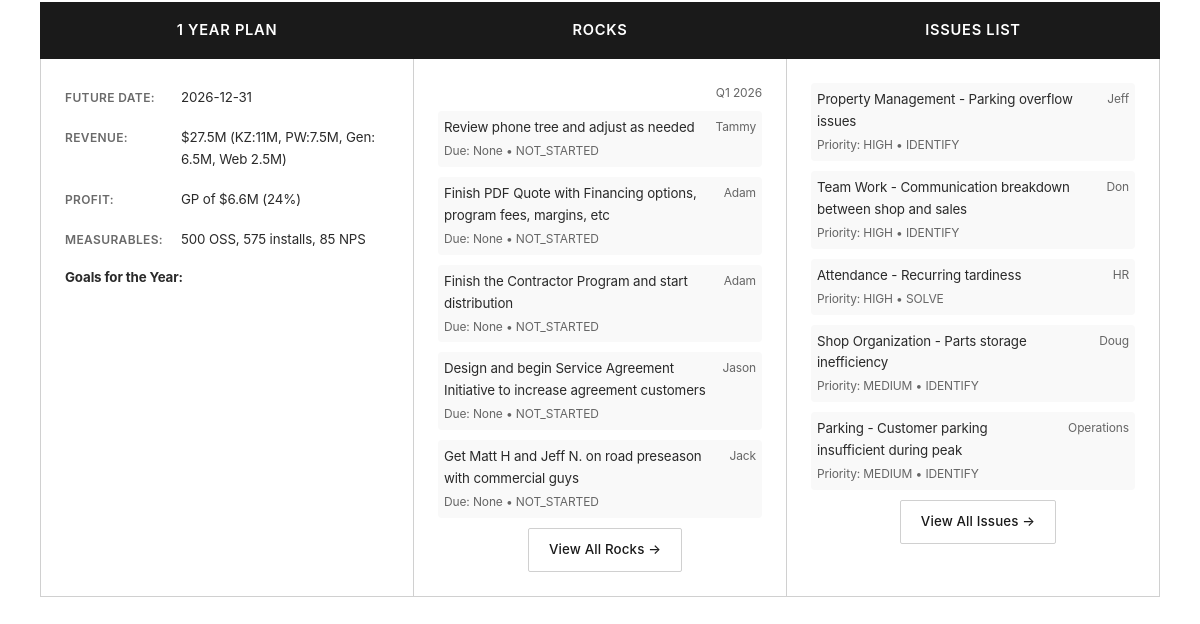
Page /vto (lower part) on the earlier database version.
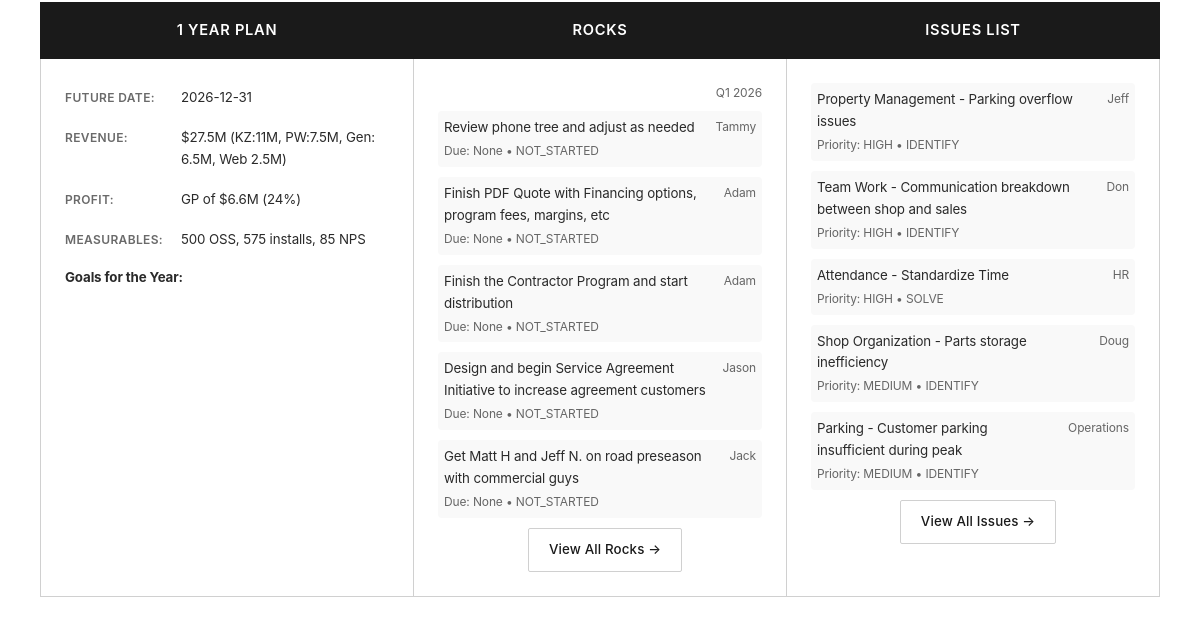
Same page on the later database version.
### tables this page shows
CREATE TABLE vto_one_year_plan (
    id INTEGER PRIMARY KEY AUTOINCREMENT,
    future_date DATE,
    revenue TEXT,
    profit TEXT,
    measurables TEXT,
    goals TEXT,
    created_at TIMESTAMP DEFAULT CURRENT_TIMESTAMP,
    updated_at TIMESTAMP DEFAULT CURRENT_TIMESTAMP,
    updated_by TEXT
);

CREATE TABLE rocks (
            id INTEGER PRIMARY KEY AUTOINCREMENT,
            description TEXT NOT NULL,
            owner TEXT NOT NULL,
            status TEXT DEFAULT 'NOT STARTED',
            due_date TEXT,
            progress INTEGER DEFAULT 0,
            quarter TEXT,
            created_at TIMESTAMP DEFAULT CURRENT_TIMESTAMP,
            updated_at TIMESTAMP DEFAULT CURRENT_TIMESTAMP,
            updated_by TEXT,
            is_active BOOLEAN DEFAULT 1
        , organization_id INTEGER, division_id INTEGER, year INTEGER, owner_user_id INTEGER, priority INTEGER DEFAULT 1, created_by INTEGER);

CREATE TABLE issues (
            id INTEGER PRIMARY KEY AUTOINCREMENT,
            issue TEXT NOT NULL,
            priority TEXT DEFAULT 'MEDIUM',
            owner TEXT NOT NULL,
            date_added TEXT,
            status TEXT DEFAULT 'IDENTIFIED',
            ids_stage TEXT DEFAULT 'IDENTIFY',
            discussion_notes TEXT,
            solution TEXT,
            resolved_at TIMESTAMP,
            created_at TIMESTAMP DEFAULT CURRENT_TIMESTAMP,
            updated_at TIMESTAMP DEFAULT CURRENT_TIMESTAMP,
            is_active BOOLEAN DEFAULT 1
        , organization_id INTEGER, division_id INTEGER, category TEXT DEFAULT 'ADMINISTRATIVE', owner_name TEXT, owner_user_id INTEGER, resolved_by INTEGER, created_by INTEGER, updated_by INTEGER, added_from_l10_id INTEGER);

### app.py (the view)
@app.route('/vto')
def vto_page():
    try:
        conn = sqlite3.connect(DATABASE_PATH)
        cursor = conn.cursor()
        cursor.execute('SELECT id, value_text, sort_order FROM vto_core_values ORDER BY sort_order')
        core_values = [{'id': row[0], 'value_text': row[1]} for row in cursor.fetchall()]
        cursor.execute('SELECT id, passion, niche, cash_flow_driver FROM vto_core_focus LIMIT 1')
        core_focus_row = cursor.fetchone()
        core_focus = {'id': core_focus_row[0], 'passion': core_focus_row[1], 'niche': core_focus_row[2], 'cash_flow_driver': core_focus_row[3]} if core_focus_row else {}
        cursor.execute('SELECT id, target_text, target_date FROM vto_core_target LIMIT 1')
        core_target_row = cursor.fetchone()
        core_target = {'id': core_target_row[0], 'target_text': core_target_row[1], 'target_date': core_target_row[2]} if core_target_row else {}
        cursor.execute('SELECT id, uniques, guarantee, proven_process, target_market FROM vto_marketing_strategy LIMIT 1')
        marketing_row = cursor.fetchone()
        marketing = {'id': marketing_row[0], 'uniques': marketing_row[1], 'guarantee': marketing_row[2], 'proven_process': marketing_row[3], 'target_market': marketing_row[4]} if marketing_row else {}
        cursor.execute('SELECT id, future_date, revenue, profit, measurables, what_does_it_look_like FROM vto_three_year_picture LIMIT 1')
        three_year_row = cursor.fetchone()
        three_year = {'id': three_year_row[0], 'future_date': three_year_row[1], 'revenue': three_year_row[2], 'profit': three_year_row[3], 'measurables': three_year_row[4], 'what_does_it_look_like': three_year_row[5]} if three_year_row else {}
        cursor.execute('SELECT id, future_date, revenue, profit, measurables, goals FROM vto_one_year_plan LIMIT 1')
        one_year_row = cursor.fetchone()
        one_year = {'id': one_year_row[0], 'future_date': one_year_row[1], 'revenue': one_year_row[2], 'profit': one_year_row[3], 'measurables': one_year_row[4], 'goals': one_year_row[5]} if one_year_row else {}
        cursor.execute('SELECT id, description, owner, status, due_date FROM rocks WHERE is_active = 1 ORDER BY due_date LIMIT 5')
        rocks = [{'id': row[0], 'description': row[1], 'owner': row[2], 'status': row[3], 'due_date': row[4]} for row in cursor.fetchall()]
        cursor.execute('SELECT id, issue, priority, owner, ids_stage FROM issues WHERE is_active = 1 ORDER BY CASE priority WHEN "HIGH" THEN 1 WHEN "MEDIUM" THEN 2 ELSE 3 END LIMIT 5')
        issues = [{'id': row[0], 'issue': row[1], 'priority': row[2], 'owner': row[3], 'ids_stage': row[4]} for row in cursor.fetchall()]
        conn.close()
        return render_template('vto.html',
            core_values=core_values,
            core_focus=core_focus,
            core_target=core_target,
            marketing=marketing,
            three_year=three_year,
            one_year=one_year,
            rocks=rocks,
            issues=issues
        )
    except Exception as e:
        return f"Error loading VTO: {str(e)}", 500

### templates/vto.html (shortened to what this page needs)
<!DOCTYPE html>
<html lang="en">
<head>
</head>
<body class="view-mode">
    <div class="container">
        <table class="exec-table">
            <tr>
                <th>1 YEAR PLAN</th>
                <th>ROCKS</th>
                <th>ISSUES LIST</th>
            </tr>
            <tr>
                <td>
                    <div class="section-content">
                        <div class="metric-line">
                            <span class="metric-label">Future Date:</span>
                            <span class="editable" data-table="one_year_plan" data-id="{{ one_year.id }}" data-field="future_date">{{ one_year.future_date }}</span>
                        </div>
                        <div class="metric-line">
                            <span class="metric-label">Revenue:</span>
                            <span class="editable" data-table="one_year_plan" data-id="{{ one_year.id }}" data-field="revenue">{{ one_year.revenue }}</span>
                        </div>
                        <div class="metric-line">
                            <span class="metric-label">Profit:</span>
                            <span class="editable" data-table="one_year_plan" data-id="{{ one_year.id }}" data-field="profit">{{ one_year.profit }}</span>
                        </div>
                        <div class="metric-line">
                            <span class="metric-label">Measurables:</span>
                            <span class="editable" data-table="one_year_plan" data-id="{{ one_year.id }}" data-field="measurables">{{ one_year.measurables }}</span>
                        </div>
                        <div style="margin-top: 12px;">
                            <strong>Goals for the Year:</strong>
                            <div class="editable" data-table="one_year_plan" data-id="{{ one_year.id }}" data-field="goals" style="white-space: pre-line; margin-top: 6px;">{{ one_year.goals }}</div>
                        </div>
                    </div>
                </td>
                <td>
                    <div class="section-content">
                        <div style="margin-bottom: 8px; text-align: right; font-size: 9pt; color: #666;">
                            Q1 2026
                        </div>
                        <div id="rocksList">
                            {% for rock in rocks %}
                            <div style="margin-bottom: 10px; padding: 6px; background: #f9f9f9; border-radius: 4px;">
                                <div style="display: flex; justify-content: space-between;">
                                    <div style="flex: 1;">
                                        <a href="/rocks" style="color: var(--primary-color); text-decoration: none;">{{ rock.description }}</a>
                                    </div>
                                    <div style="font-size: 9pt; color: #666; margin-left: 10px;">
                                        {{ rock.owner }}
                                    </div>
                                </div>
                                <div style="font-size: 9pt; color: #666; margin-top: 2px;">
                                    Due: {{ rock.due_date }} • {{ rock.status }}
                                </div>
                            </div>
                            {% endfor %}
                        </div>
                        <div style="text-align: center; margin-top: 10px;">
                            <a href="/rocks" class="btn btn-secondary" style="text-decoration: none; display: inline-block;">View All Rocks →</a>
                        </div>
                    </div>
                </td>
                <td>
                    <div class="section-content">
                        <div id="issuesList">
                            {% for issue in issues %}
                            <div style="margin-bottom: 10px; padding: 6px; background: #f9f9f9; border-radius: 4px;">
                                <div style="display: flex; justify-content: space-between;">
                                    <div style="flex: 1;">
                                        <a href="/issues" style="color: var(--primary-color); text-decoration: none;">{{ issue.issue }}</a>
                                    </div>
                                    <div style="font-size: 9pt; color: #666; margin-left: 10px;">
                                        {{ issue.owner }}
                                    </div>
                                </div>
                                <div style="font-size: 9pt; color: #666; margin-top: 2px;">
                                    Priority: {{ issue.priority }} • {{ issue.ids_stage }}
                                </div>
                            </div>
                            {% endfor %}
                        </div>
                        <div style="text-align: center; margin-top: 10px;">
                            <a href="/issues" class="btn btn-secondary" style="text-decoration: none; display: inline-block;">View All Issues →</a>
                        </div>
                    </div>
                </td>
            </tr>
        </table>
    </div>
</body>
</html>

### templates/vto.html (style rules this page uses)
:root { --enterprise-dark: #1a1a1a; --enterprise-gray: #4a4a4a; --enterprise-light: #f5f5f5; --border-color: #d0d0d0; --text-primary: #2a2a2a; --text-secondary: #6a6a6a; --accent-subtle: #e8e8e8; }
* { margin: 0; padding: 0; box-sizing: border-box; }
body { font-family: -apple-system, BlinkMacSystemFont, 'Segoe UI', 'Inter', 'Helvetica Neue', Arial, sans-serif; font-size: 10pt; line-height: 1.6; background: #ffffff; padding: 0; color: var(--text-primary); letter-spacing: -0.01em; }
.container { max-width: 1400px; margin: 0 auto; padding: 0 40px 40px 40px; }
.section-content { font-size: 10pt; line-height: 1.65; color: var(--text-primary); }
.metric-line { margin-bottom: 10px; display: flex; align-items: baseline; }
.metric-label { font-weight: 600; display: inline-block; min-width: 110px; color: var(--text-secondary); font-size: 9pt; text-transform: uppercase; letter-spacing: 0.03em; }
.exec-table { width: 100%; border-collapse: collapse; margin-top: 2px; }
.exec-table th { background-color: var(--enterprise-dark); color: white; font-size: 11pt; font-weight: 600; text-transform: uppercase; padding: 16px 24px; border: 1px solid var(--enterprise-dark); text-align: center; letter-spacing: 0.05em; }
.exec-table td { border: 1px solid var(--border-color); padding: 24px; vertical-align: top; width: 33.33%; background: white; }
.editable { cursor: text; padding: 4px 6px; border-radius: 2px; transition: all 0.15s ease; }
.btn { padding: 10px 20px; border: 1px solid var(--border-color); border-radius: 2px; cursor: pointer; font-size: 10pt; margin-left: 10px; font-weight: 500; transition: all 0.15s ease; letter-spacing: 0.01em; }
.btn-secondary { background-color: white; color: var(--enterprise-dark); border-color: var(--border-color); }

Differences in the rows shown:
changed issues "HR": issue "Attendance - Recurring tardiness" → "Attendance - Standardize Time"
